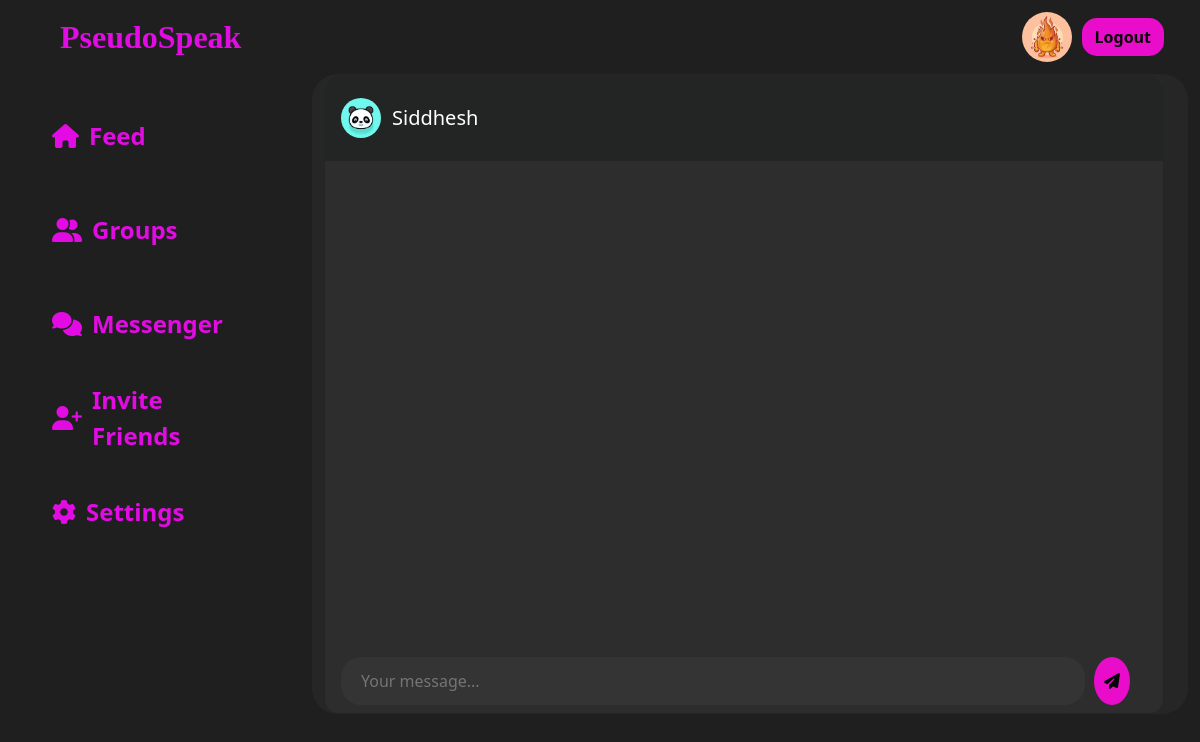
Page /messenger/18/ (signed in) on the earlier database version.
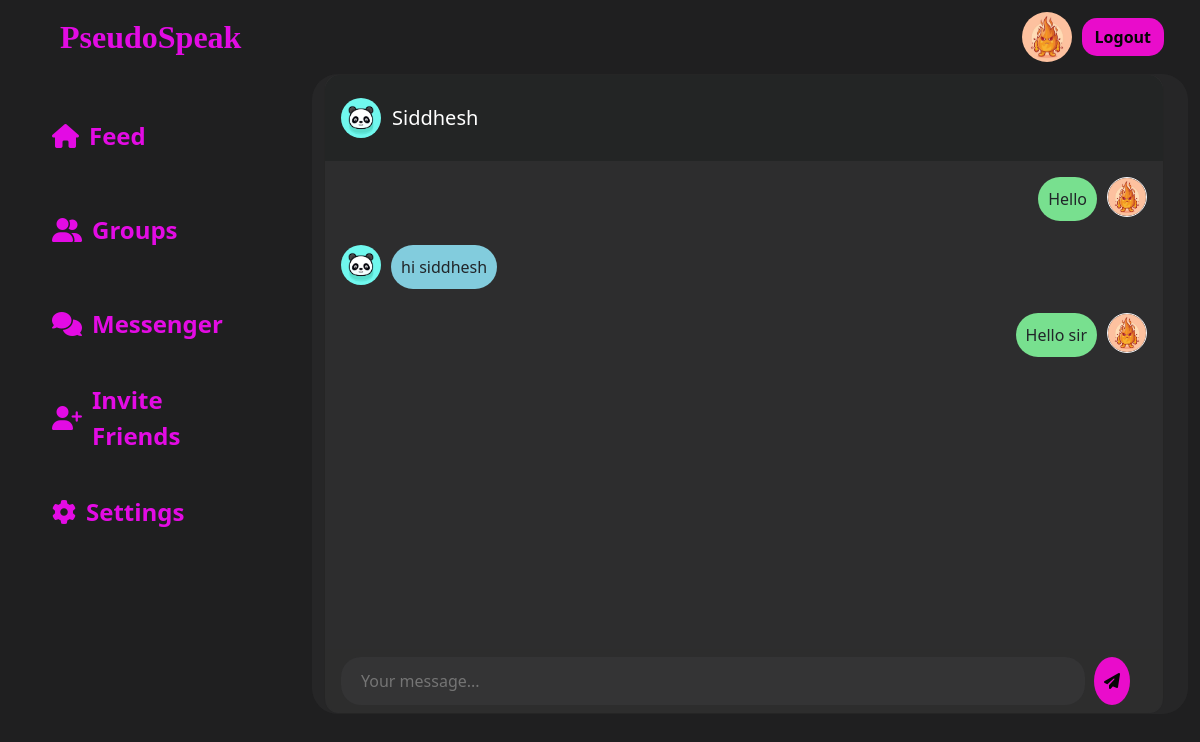
Same page on the later database version.
### main/models.py (models this page shows, shortened)
class Profile(models.Model):
    user=models.OneToOneField(User,null=True,on_delete=models.CASCADE)
    profile_img=models.ImageField(null=True,blank=True,upload_to='images/')
    bio=models.CharField(null=True,max_length=51)
    follow=models.ManyToManyField(User,related_name='follow',null=True)
    following=models.ManyToManyField(User,related_name='following',null=True)

### conversation/models.py (models this page shows, shortened)
class ConversationMessage(models.Model):
    conversation = models.ForeignKey(Conversation, related_name='messages', on_delete=models.CASCADE)
    content = models.TextField()
    created_at = models.DateTimeField(auto_now_add=True)
    created_by = models.ForeignKey(User, related_name='created_messages', on_delete=models.CASCADE)
    class Meta:
        ordering = ('created_at',)
    def decrypt_message(self):  # Replace with your actual secret key
        try:
            message_decrypted=f.decrypt(self.content)
            message_decoded=message_decrypted.decode('utf-8')
            return message_decoded
        except Exception as e:
            print(f"InvalidToken exception: {e.__cause__}")
            return "Invalid decryption token"

### main/views.py (the view)
# urls.py: path("messenger/<int:conversation_id>/",views.conversation,name='conversation')
@login_required(login_url="login_or_signup_view")
def conversation(request, conversation_id):
    conversation = Conversation.objects.filter(members=request.user).get(
        pk=conversation_id
    )
    conversation_message = ConversationMessage.objects.filter(conversation=conversation)
    return render(
        request,
        "conversation/conversation.html",
        {"conversation": conversation, "conversation_messages": conversation_message},
    )

### conversation/templates/conversation/conversation.html (shortened to what this page needs)
{% load static %}
<!DOCTYPE html>
<html lang="en">
  <head>
    <link
      href="https://cdn.jsdelivr.net/npm/bootstrap@5.3.1/dist/css/bootstrap.min.css"
      rel="stylesheet"
    />
  </head>
  <body>
    <nav class="navbar navbar-expand bg-body-tertiary">
      <div class="container-fluid">
        <a class="navbar-brand ms-5 nav-logo" href="{% url 'index' %}"
          >PseudoSpeak</a
        >
        <div class="collapse navbar-collapse" id="navbarSupportedContent">
          {% if user.is_authenticated %}
          <img
            id="profile_img_navbar"
            src="{{ user.profile.profile_img.url }}"
            alt=""
            style="
              width: 50px;
              height: 50px;
              border-radius: 50%;
              margin-right: 10px;
            "
          />
          <a href="{% url 'logout' %}" class="btn signbtn me-4">Logout</a>
          {% else %}
          <a href="{% url 'login_or_signup_view' %}" class="btn signbtn me-4"
            >Sign in</a
          >
          {% endif %}
        </div>
      </div>
    </nav>
    <div class="container-fluid">
      <div class="row content-1">
        <div class="col-3 content-1a res2 sidebar" id="sidebar">
          <ul>
            <li class="active">
              <i class="fa-solid fa-house"></i
              ><a href="{% url 'index' %}">Feed</a>
            </li>
            <li>
              <i class="fa-solid fa-user-group"></i
              ><a href="{% url 'rooms' name='recommended' %}">Groups</a>
            </li>
            <li>
              <i class="fa-solid fa-comments"></i
              ><a href="{% url 'messenger' %}">Messenger</a>
            </li>
            <li><i class="fa-solid fa-user-plus"></i>Invite Friends</li>
            <li>
              <i class="fa-solid fa-gear"></i
              ><a href="{% url 'settings' %}">Settings</a>
            </li>
          </ul>
        </div>
        <div class="col-9 chat-container">
          <div class="card">
            {% for m in conversation.members.all %}
            {% if m != request.user%}
            <div class="card-header msg_head">
              <div class="d-flex bd-highlight">
                <div class="img_cont">
                  <a href="{% url 'dashboard' profileId=m.username %}">
                  <img src="{{m.profile.profile_img.url}}" style="width: 40px" />
                </a>
                </div>
                <div class="user_info">
                  <span>{{m.username}}</span>
                </div>
              </div>
            </div>
            {% endif %}
          {% endfor %}
            <div class="card-body msg_card_body">
              {% for message in conversation_messages %}
                {% if message.created_by != request.user %}
              <div class="d-flex justify-content-start mb-4">
                <div class="img_cont_msg">
                  <img src="{{ message.created_by.profile.profile_img.url }}" />
                </div>
                <div class="msg_cotainer">{{ message.decrypt_message }}</div>
              </div>
              {% else %}
              <div class="d-flex justify-content-end mb-4">
                <div class="msg_cotainer_send">{{ message.decrypt_message }}</div>
                <div class="img_cont_msg">
                  <img
                    src="{{ message.created_by.profile.profile_img.url }}"
                    class="rounded-circle user_img_msg"
                  />
                </div>
              </div>
              {% endif %}
            {% endfor %}
            </div>
            <div class="card-footer">
              <div class="input-group">
                  <input
                    type="text"
                    class="message-input-1"
                    placeholder="Your message..."/>
                  <button class="msg-button-1"><i class="fa-solid fa-paper-plane"></i></button>
              </div>
            </div>
          </div>
        </div>
      </div>
    </div>
  </body>
</html>

Differences in the rows shown:
added ConversationMessage: decrypt_message "Hello", created_by.profile.profile_img (picture)
added ConversationMessage: created_by.profile.profile_img (picture), decrypt_message "hi siddhesh"
added ConversationMessage: decrypt_message "Hello sir", created_by.profile.profile_img (picture)
